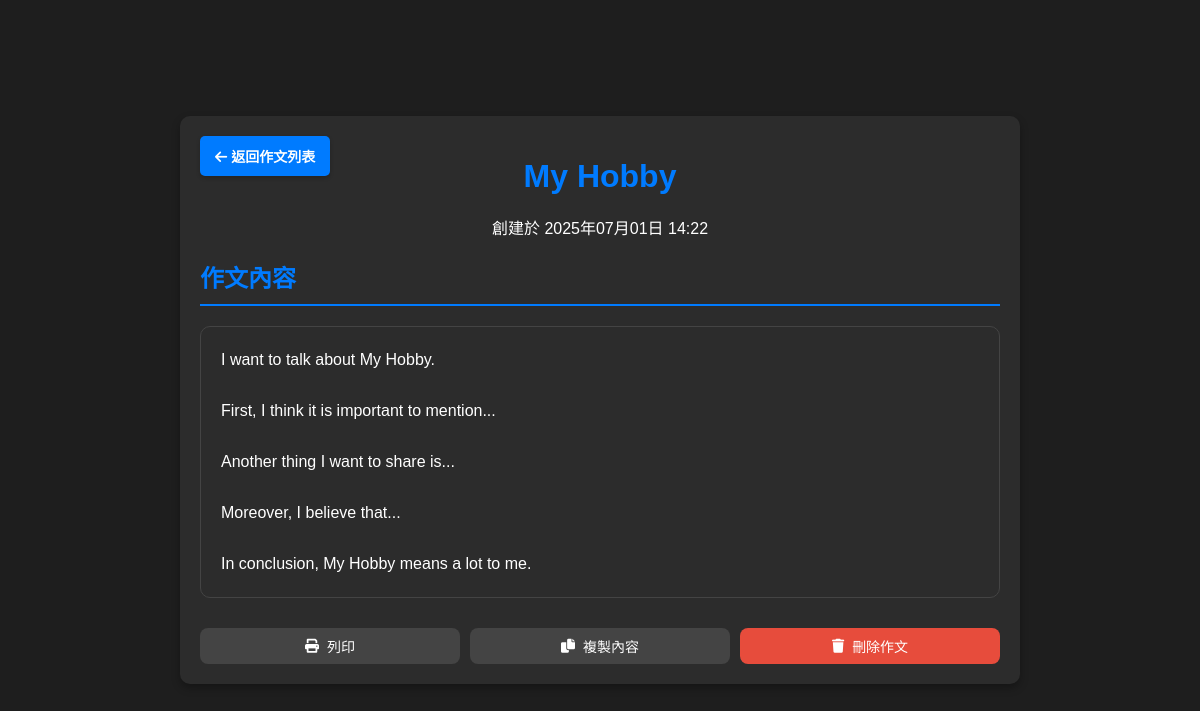
The app's page /composition/view/3 (signed in) with its own data.
### models.py (models this page shows)
class Composition(db.Model):
    __tablename__ = 'compositions'
    id = db.Column(db.Integer, primary_key=True)
    user_id = db.Column(db.Integer, db.ForeignKey('users.id'), nullable=False)
    title = db.Column(db.String(200), nullable=False)
    content = db.Column(db.Text, nullable=False)
    ai_feedback = db.Column(db.Text, nullable=True)
    timestamp = db.Column(db.DateTime, default=datetime.utcnow)
    user = db.relationship('User', backref=db.backref('compositions', lazy=True))

### app.py (the view)
@app.route("/composition/view/<int:composition_id>")
@login_required
def view_composition(composition_id):
    composition = Composition.query.filter_by(
        id=composition_id,
        user_id=current_user.id
    ).first()
    if not composition:
        flash('作文不存在或無權限查看', 'error')
        return redirect(url_for('composition'))
    return render_template('composition_view.html', composition=composition)

### app.py (called while the page is built)
@login_manager.user_loader
def load_user(user_id):
    return db.session.get(User, int(user_id))

### templates/composition_view.html (shortened to what this page needs)
<!DOCTYPE html>
<html lang="zh-TW">
<head>
    <link rel="stylesheet" href="{{ url_for('static', filename='css/composition.css') }}">
    <link rel="stylesheet" href="https://cdnjs.cloudflare.com/ajax/libs/font-awesome/6.0.0/css/all.min.css">
</head>
<body>
    <div class="container">
        <header>
            <div class="header-nav">
                <a href="{{ url_for('composition') }}" class="back-button">
                    <i class="fas fa-arrow-left"></i> 返回作文列表
                </a>
            </div>
            <h1>{{ composition.title }}</h1>
            <p class="subtitle">創建於 {{ composition.timestamp.strftime('%Y年%m月%d日 %H:%M') }}</p>
        </header>
        <main>
            <div class="composition-view">
                <div class="composition-content">
                    <h2>作文內容</h2>
                    <div class="essay-display">
                        {{ composition.content|replace('\n', '<br>')|safe }}
                    </div>
                </div>
                <div class="composition-actions">
                    <button onclick="printComposition()" class="btn btn-secondary">
                        <i class="fas fa-print"></i> 列印
                    </button>
                    <button onclick="copyToClipboard()" class="btn btn-secondary">
                        <i class="fas fa-copy"></i> 複製內容
                    </button>
                    <button onclick="deleteComposition()" class="btn btn-danger">
                        <i class="fas fa-trash"></i> 刪除作文
                    </button>
                </div>
            </div>
        </main>
    </div>
</body>
</html>

### static/css/composition.css (style rules this page uses)
:root { --primary-color: #007BFF; --secondary-color: #2c2c2c; --text-color: #fff; --border-color: #444; --success-color: #2ECC71; --error-color: #E74C3C; --background-color: #1e1e1e; --card-background: #2c2c2c; --hover-color: #0056b3; }
body { margin: 0; font-family: Arial, sans-serif; background-color: #1e1e1e; color: #fff; display: flex; align-items: center; justify-content: center; min-height: 100vh; animation: fadeInBody 1s ease-in-out; }
.container { width: 800px; background-color: var(--secondary-color); padding: 20px; border-radius: 10px; box-shadow: 0 4px 8px rgba(0, 0, 0, 0.3); animation: slideUp 0.8s ease-out; position: relative; }
h1, h3 { color: var(--primary-color); text-align: center; margin-bottom: 20px; animation: fadeInText 1.2s ease-in-out; }
p { text-align: center; justify-content: center; animation: fadeInText 1.4s ease-in-out; }
button { width: 100%; padding: 10px; background-color: var(--primary-color); border: none; border-radius: 5px; color: #fff; font-size: 16px; cursor: pointer; animation: fadeInButton 1.6s ease-in-out; }
.back-button { position: absolute; top: 20px; left: 20px; padding: 10px 15px; background-color: var(--primary-color); color: #fff; text-decoration: none; font-size: 14px; font-weight: bold; border-radius: 5px; box-shadow: 0 2px 4px rgba(0, 0, 0, 0.2); transition: background-color 0.3s ease, transform 0.2s ease; animation: fadeInBackButton 1.8s ease-in-out; }
.header-nav { display: flex; justify-content: space-between; align-items: center; margin-bottom: 20px; }
.btn { display: inline-flex; align-items: center; gap: 8px; padding: 12px 24px; border: none; border-radius: 8px; text-decoration: none; font-size: 16px; font-weight: 500; cursor: pointer; transition: all 0.3s ease; }
.btn-secondary { background-color: var(--border-color); color: white; }
.btn-danger { background-color: var(--error-color); color: white; }
.composition-actions { display: flex; gap: 10px; }
.composition-actions .btn { flex: 1; justify-content: center; font-size: 14px; padding: 8px 16px; }
.essay-display, .evaluation-display { background: var(--card-background); padding: 20px; border-radius: 10px; margin: 15px 0; line-height: 1.6; border: 1px solid var(--border-color); }
.composition-view { max-width: 100%; }
.composition-content, .ai-feedback { margin-bottom: 30px; }
.composition-content h2, .ai-feedback h2 { color: var(--primary-color); border-bottom: 2px solid var(--primary-color); padding-bottom: 10px; margin-bottom: 20px; }

### records on screen
Composition: title "My Hobby", timestamp "2025年07月01日 14:22", content "I want to talk about My Hobby. First, I think it is important to mention... Another thing I want to share is... Moreover, I believe that... In conclusion, My Hobby means a lot to me."
